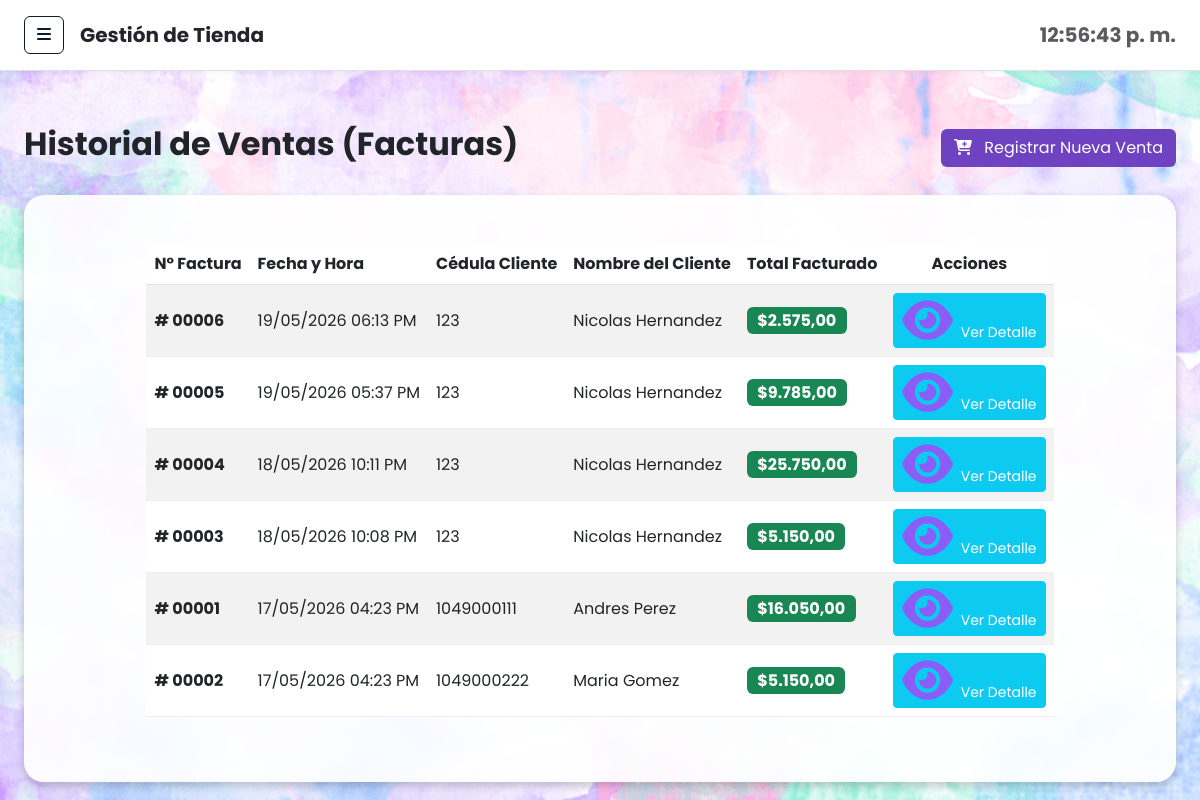
The app's page /compra/selecionar.php with its own data.
### tables this page shows
CREATE TABLE `compra` (
  `id_compra` int NOT NULL,
  `cedula_cliente` varchar(20) NOT NULL,
  `fecha` datetime NOT NULL DEFAULT CURRENT_TIMESTAMP,
  `total_compra` decimal(12,2) NOT NULL
);

CREATE TABLE `cliente` (
  `cedula` varchar(20) NOT NULL,
  `nombre` varchar(50) NOT NULL,
  `apellido` varchar(50) NOT NULL,
  `telefono` varchar(20) DEFAULT NULL,
  `correo` varchar(100) DEFAULT NULL
);

### compra/selecionar.php (the view, shortened to what this page needs)
<?php
require_once '../config/conexion.php';
$query = "SELECT co.id_compra, co.fecha, co.total_compra, co.cedula_cliente, cl.nombre, cl.apellido
          FROM Compra co
          INNER JOIN Cliente cl ON co.cedula_cliente = cl.cedula
          ORDER BY co.fecha DESC";
$resultado = $conexion->query($query);
include '../includes/header.php';
include '../includes/sidebar.php';
?>
<div class="d-flex justify-content-between align-items-center mb-4">
    <h2 class="text-dark fw-bold">Historial de Ventas (Facturas)</h2>
    <a href="insertar.php" class="btn text-white" style="background-color: #6f42c1;">
        <i class="fas fa-cart-plus me-2"></i> Registrar Nueva Venta
    </a>
</div>
<div class="card shadow-sm border-0">
    <div class="card-body p-4">
        <div class="table-responsive">
            <table class="table table-hover table-striped align-middle">
                <thead style="background-color: #0d1b2a; color: white;">
                    <tr>
                        <th scope="col">N° Factura</th>
                        <th scope="col">Fecha y Hora</th>
                        <th scope="col">Cédula Cliente</th>
                        <th scope="col">Nombre del Cliente</th>
                        <th scope="col">Total Facturado</th>
                        <th scope="col" class="text-center">Acciones</th>
                    </tr>
                </thead>
                <tbody>
                    <?php if ($resultado && $resultado->num_rows > 0): ?>
                        <?php while ($fila = $resultado->fetch_assoc()): ?>
                            <tr>
                                <td><strong># <?= str_pad($fila['id_compra'], 5, "0", STR_PAD_LEFT) ?></strong></td>
                                <td><?= date('d/m/Y h:i A', strtotime($fila['fecha'])) ?></td>
                                <td><?= $fila['cedula_cliente'] ?></td>
                                <td><?= $fila['nombre'] . ' ' . $fila['apellido'] ?></td>
                                <td><span class="badge bg-success fs-6">$<?= number_format($fila['total_compra'], 2, ',', '.') ?></span></td>
                                <td class="text-center">
                                    <a href="ver_detalle.php?id=<?= $fila['id_compra'] ?>" class="btn btn-sm btn-info text-white" title="Ver Detalles de Factura">
                                        <i class="fas fa-eye me-1"></i> Ver Detalle
                                    </a>
                                </td>
                            </tr>
                        <?php endwhile; ?>
                    <?php endif; ?>
                </tbody>
            </table>
        </div>
    </div>
</div>
<?php
include '../includes/footer.php';
?>

### css/estilos.css (style rules this page uses)
* { margin: 0; padding: 0; box-sizing: border-box; font-family: 'Poppins', sans-serif; }
body { display: flex; background: #f4f7fe; }
.card { background: white; padding: 25px; border-radius: 20px; display: flex; justify-content: space-between; align-items: center; box-shadow: 0 4px 20px rgba(0,0,0,0.05); transition: 0.3s; }
.card i { font-size: 45px; color: #3b82f6; }
table { width: 100%; border-collapse: collapse; }
table th { text-align: left; padding: 15px; background: #f3f4f6; }
table td { padding: 15px; border-bottom: 1px solid #eee; }
.card i { color: #8b5cf6; }
body { background-color: #f4f6f9; overflow-x: hidden; margin: 0; }

### includes/header.php (style rules this page uses)
body, #page-content-wrapper { background-image: url('/Proyecto/img/fondo.png') !important; background-size: cover !important; background-position: center !important; background-repeat: no-repeat !important; background-attachment: fixed !important; }
.card { background-color: rgba(255, 255, 255, 0.90) !important; box-shadow: 0 4px 8px rgba(0, 0, 0, 0.2) !important; backdrop-filter: blur(4px); }

### records on screen
compra: id_compra "00006", fecha "19/05/2026 06:13 PM", cedula_cliente "123", cedula_cliente.nombre "Nicolas", cedula_cliente.apellido "Hernandez", total_compra "2.575,00"
compra: id_compra "00005", fecha "19/05/2026 05:37 PM", cedula_cliente "123", cedula_cliente.nombre "Nicolas", cedula_cliente.apellido "Hernandez", total_compra "9.785,00"
compra: id_compra "00004", fecha "18/05/2026 10:11 PM", cedula_cliente "123", cedula_cliente.nombre "Nicolas", cedula_cliente.apellido "Hernandez", total_compra "25.750,00"
compra: id_compra "00003", fecha "18/05/2026 10:08 PM", cedula_cliente "123", cedula_cliente.nombre "Nicolas", cedula_cliente.apellido "Hernandez", total_compra "5.150,00"
compra: id_compra "00001", fecha "17/05/2026 04:23 PM", cedula_cliente "1049000111", cedula_cliente.nombre "Andres", cedula_cliente.apellido "Perez", total_compra "16.050,00"
compra: id_compra "00002", fecha "17/05/2026 04:23 PM", cedula_cliente "1049000222", cedula_cliente.nombre "Maria", cedula_cliente.apellido "Gomez", total_compra "5.150,00"
